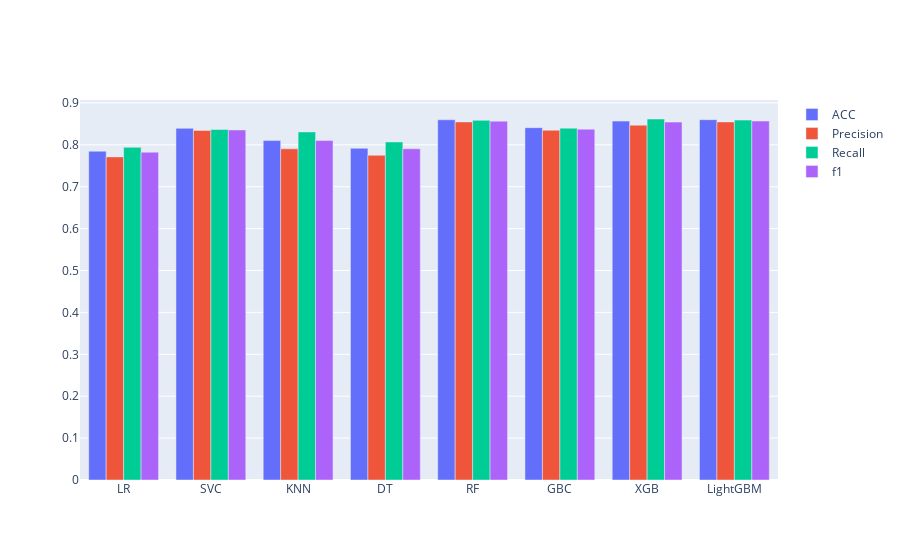

Write notebook code for a chart like this one.
### Code cell
import plotly.graph_objects as go
model = scores['Models']

fig = go.Figure(data=[
    go.Bar(name='ACC',x=model,y=scores['ACC']),
    go.Bar(name='Precision',x=model,y=scores['Precision']),
    go.Bar(name='Recall',x=model,y=scores['Recall']),
    go.Bar(name='f1',x=model,y=scores['f1']),   
])
# Change the bar mode
fig.update_layout(barmode='group')
fig.show()

### Figure 1 — Plotly figure (JSON) as saved in the notebook; plotly's stock layout.template omitted (floating-point values rounded to 4 significant figures)
{"data": [{"name": "ACC", "type": "bar", "x": ["LR", "SVC", "KNN", "DT", "RF", "GBC", "XGB", "LightGBM"], "y": [0.7847, 0.8393, 0.8101, 0.7916, 0.8597, 0.8409, 0.8566, 0.86]}, {"name": "Precision", "type": "bar", "x": ["LR", "SVC", "KNN", "DT", "RF", "GBC", "XGB", "LightGBM"], "y": [0.7711, 0.8343, 0.7904, 0.7749, 0.8545, 0.8348, 0.8468, 0.8546]}, {"name": "Recall", "type": "bar", "x": ["LR", "SVC", "KNN", "DT", "RF", "GBC", "XGB", "LightGBM"], "y": [0.7939, 0.8364, 0.8307, 0.8068, 0.8583, 0.8397, 0.8616, 0.859]}, {"name": "f1", "type": "bar", "x": ["LR", "SVC", "KNN", "DT", "RF", "GBC", "XGB", "LightGBM"], "y": [0.7824, 0.8354, 0.81, 0.7905, 0.8564, 0.8372, 0.8541, 0.8568]}], "layout": {"barmode": "group"}}
